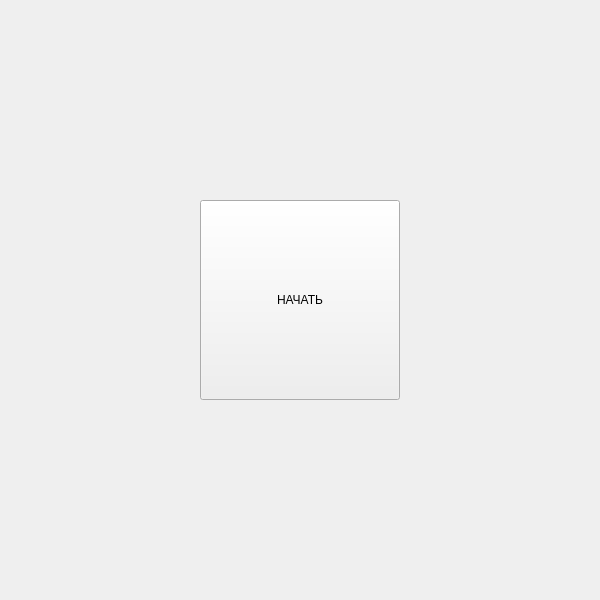
<?xml version="1.0" encoding="UTF-8"?>
<ui version="4.0">
 <class>Welcome</class>
 <widget class="QWidget" name="Welcome">
  <property name="geometry">
   <rect>
    <x>0</x>
    <y>0</y>
    <width>600</width>
    <height>600</height>
   </rect>
  </property>
  <property name="windowTitle">
   <string>Form</string>
  </property>
  <layout class="QGridLayout" name="gridLayout">
   <item row="1" column="2">
    <spacer name="horizontalSpacer_2">
     <property name="orientation">
      <enum>Qt::Horizontal</enum>
     </property>
     <property name="sizeType">
      <enum>QSizePolicy::Expanding</enum>
     </property>
     <property name="sizeHint" stdset="0">
      <size>
       <width>200</width>
       <height>20</height>
      </size>
     </property>
    </spacer>
   </item>
   <item row="0" column="1">
    <spacer name="verticalSpacer">
     <property name="orientation">
      <enum>Qt::Vertical</enum>
     </property>
     <property name="sizeType">
      <enum>QSizePolicy::Expanding</enum>
     </property>
     <property name="sizeHint" stdset="0">
      <size>
       <width>20</width>
       <height>150</height>
      </size>
     </property>
    </spacer>
   </item>
   <item row="1" column="0">
    <spacer name="horizontalSpacer">
     <property name="orientation">
      <enum>Qt::Horizontal</enum>
     </property>
     <property name="sizeType">
      <enum>QSizePolicy::Expanding</enum>
     </property>
     <property name="sizeHint" stdset="0">
      <size>
       <width>200</width>
       <height>20</height>
      </size>
     </property>
    </spacer>
   </item>
   <item row="1" column="1">
    <widget class="QPushButton" name="startButton">
     <property name="sizePolicy">
      <sizepolicy hsizetype="Expanding" vsizetype="Expanding">
       <horstretch>0</horstretch>
       <verstretch>0</verstretch>
      </sizepolicy>
     </property>
     <property name="minimumSize">
      <size>
       <width>200</width>
       <height>200</height>
      </size>
     </property>
     <property name="maximumSize">
      <size>
       <width>800</width>
       <height>800</height>
      </size>
     </property>
     <property name="text">
      <string>НАЧАТЬ</string>
     </property>
    </widget>
   </item>
   <item row="2" column="1">
    <spacer name="verticalSpacer_2">
     <property name="orientation">
      <enum>Qt::Vertical</enum>
     </property>
     <property name="sizeType">
      <enum>QSizePolicy::Expanding</enum>
     </property>
     <property name="sizeHint" stdset="0">
      <size>
       <width>20</width>
       <height>150</height>
      </size>
     </property>
    </spacer>
   </item>
  </layout>
 </widget>
 <resources/>
 <connections/>
</ui>
